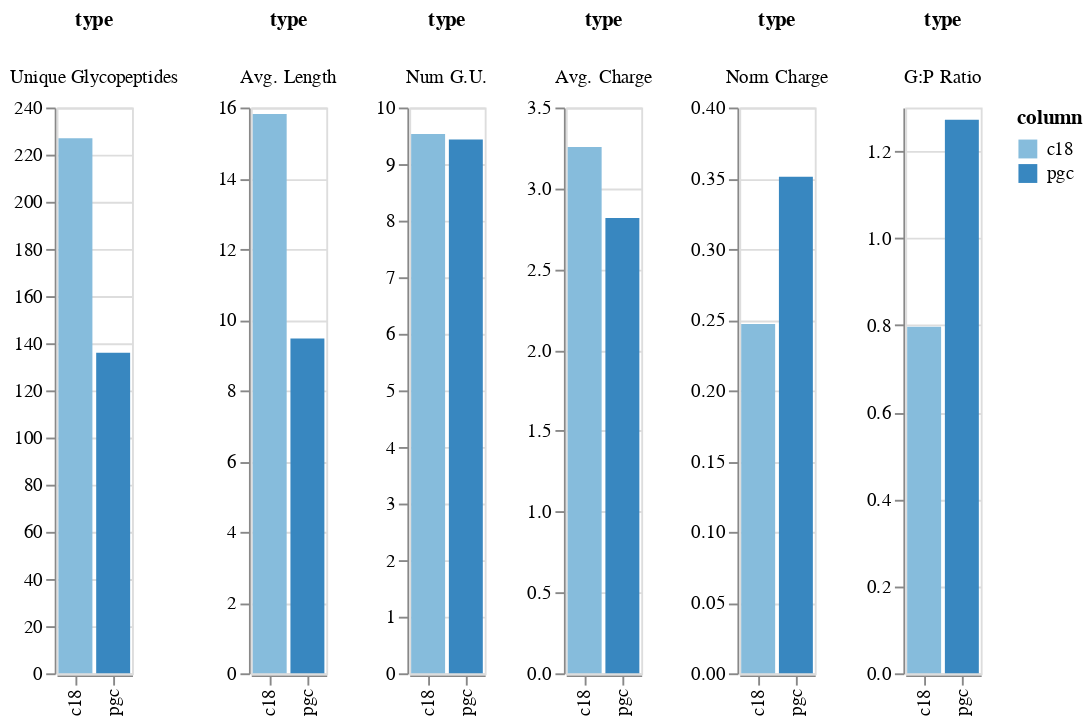

Source (notebook cell):
### Code cell
# average length of backbone for unique glycopeptides
groups = [pgc, c18]
names = ['pgc', 'c18']
labels = []
char = []
values = []
for group in groups:
    other = groups[len(groups)-1 - groups.index(group)]
    other_name = names[len(groups)-1 - groups.index(group)]
    peps = []
    tot = []
    sac = []
    zs = []
    rat = []
    nc = []
    for p in group:
        if p not in other:
            tot.append(p)
            back, glyc, z = p.split('_')
            peps.append(len(back))
            sac.append(num_sacch(glyc))
            zs.append(int(z))
            nc.append(int(z) / len(back))
            rat.append(num_sacch(glyc) / len(back))
    values.append(len(tot)) # num unique
    values.append(np.mean(peps)) # avg length
    values.append(np.mean(sac)) # num glucose
    values.append(np.mean(zs)) # avg charge
    values.append(np.mean(nc))
    values.append(np.mean(rat)) # glycan to peptide length ratio
    char.extend(['Unique Glycopeptides', 'Avg. Length', 'Num G.U.', 'Avg. Charge', 'Norm Charge', 'G:P Ratio'])
    labels.extend([names[groups.index(group)]]*6)

shared_gp = pd.DataFrame({'column':labels, 'type':char, 'value':values})


from altair.expr import datum

base = alt.Chart(shared_gp).mark_bar().encode(
    x=alt.X('column:O', title=''),
    y=alt.Y('value:Q', title=''),
    column='type:O',
    color='column:O'
)
chart = alt.hconcat()
for t in shared_gp.type.unique():
    chart |= base.transform_filter(datum.type == t)
chart

### Figure 1 — Vega-Lite specification as saved in the notebook (floating-point values rounded to 4 significant figures)
{"config": {"view": {"continuousWidth": 400, "continuousHeight": 300}}, "hconcat": [{"mark": "bar", "encoding": {"color": {"type": "ordinal", "field": "column"}, "column": {"type": "ordinal", "field": "type"}, "x": {"type": "ordinal", "field": "column", "title": ""}, "y": {"type": "quantitative", "field": "value", "title": ""}}, "transform": [{"filter": "(datum.type === 'Unique Glycopeptides')"}]}, {"mark": "bar", "encoding": {"color": {"type": "ordinal", "field": "column"}, "column": {"type": "ordinal", "field": "type"}, "x": {"type": "ordinal", "field": "column", "title": ""}, "y": {"type": "quantitative", "field": "value", "title": ""}}, "transform": [{"filter": "(datum.type === 'Avg. Length')"}]}, {"mark": "bar", "encoding": {"color": {"type": "ordinal", "field": "column"}, "column": {"type": "ordinal", "field": "type"}, "x": {"type": "ordinal", "field": "column", "title": ""}, "y": {"type": "quantitative", "field": "value", "title": ""}}, "transform": [{"filter": "(datum.type === 'Num G.U.')"}]}, {"mark": "bar", "encoding": {"color": {"type": "ordinal", "field": "column"}, "column": {"type": "ordinal", "field": "type"}, "x": {"type": "ordinal", "field": "column", "title": ""}, "y": {"type": "quantitative", "field": "value", "title": ""}}, "transform": [{"filter": "(datum.type === 'Avg. Charge')"}]}, {"mark": "bar", "encoding": {"color": {"type": "ordinal", "field": "column"}, "column": {"type": "ordinal", "field": "type"}, "x": {"type": "ordinal", "field": "column", "title": ""}, "y": {"type": "quantitative", "field": "value", "title": ""}}, "transform": [{"filter": "(datum.type === 'Norm Charge')"}]}, {"mark": "bar", "encoding": {"color": {"type": "ordinal", "field": "column"}, "column": {"type": "ordinal", "field": "type"}, "x": {"type": "ordinal", "field": "column", "title": ""}, "y": {"type": "quantitative", "field": "value", "title": ""}}, "transform": [{"filter": "(datum.type === 'G:P Ratio')"}]}], "data": {"name": "data-f59ca4557db77598c388b5a9dbd8a45c"}, "$schema": "https://vega.github.io/schema/vega-lite/v4.8.1.json", "datasets": {"data-f59ca4557db77598c388b5a9dbd8a45c": [{"column": "pgc", "type": "Unique Glycopeptides", "value": 136.0}, {"column": "pgc", "type": "Avg. Length", "value": 9.471}, {"column": "pgc", "type": "Num G.U.", "value": 9.434}, {"column": "pgc", "type": "Avg. Charge", "value": 2.816}, {"column": "pgc", "type": "Norm Charge", "value": 0.351}, {"column": "pgc", "type": "G:P Ratio", "value": 1.272}, {"column": "c18", "type": "Unique Glycopeptides", "value": 227.0}, {"column": "c18", "type": "Avg. Length", "value": 15.82}, {"column": "c18", "type": "Num G.U.", "value": 9.533}, {"column": "c18", "type": "Avg. Charge", "value": 3.256}, {"column": "c18", "type": "Norm Charge", "value": 0.247}, {"column": "c18", "type": "G:P Ratio", "value": 0.7961}]}}
